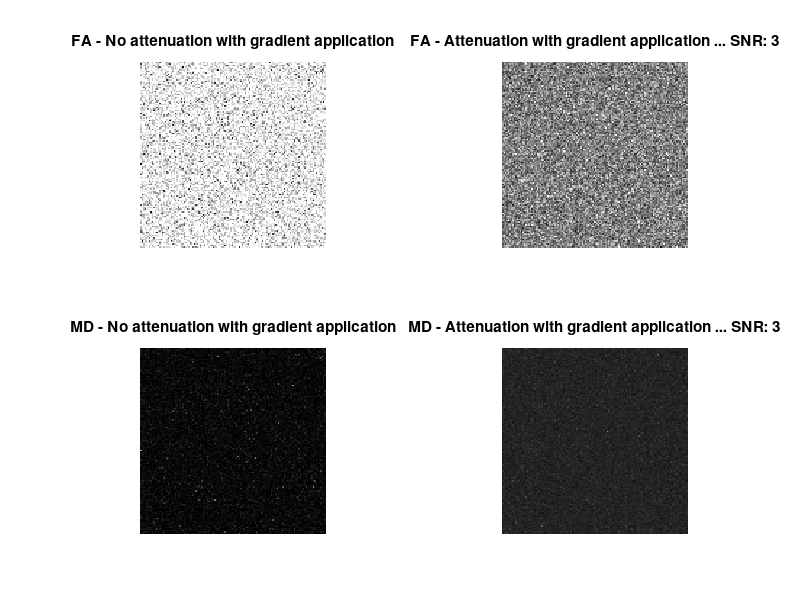
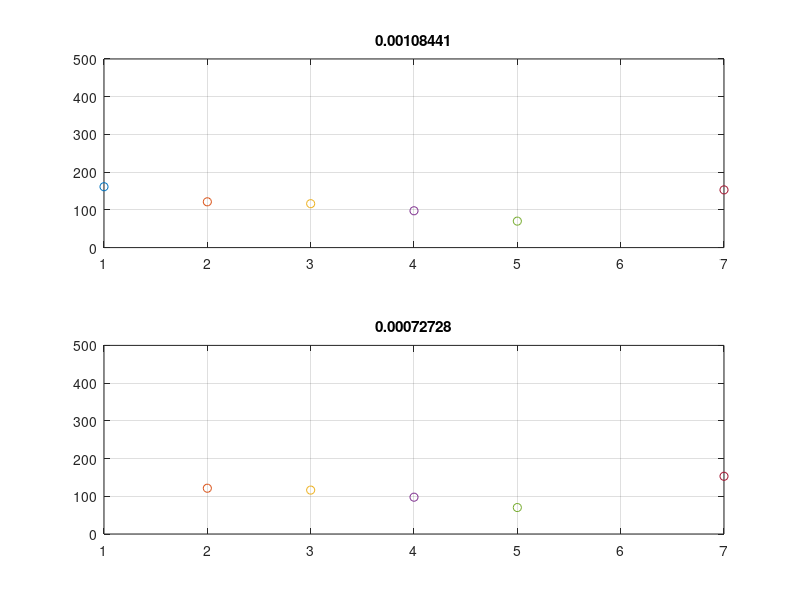

Recreate these plots in MATLAB, in order.
% Simulation of fractional anisotropy calculation in low SNR
% Based on https://uk.mathworks.com/matlabcentral/fileexchange/21130-dti-and-fiber-tracking
%% Alan Stone TCD 01/05/2019
clear;clc;close all;
% gradient directions based on unit vector 
bdir = [0 0 0; 1 0 1; -1 0 1; 0 1 1; 0 1 -1; 1 1 0; -1 1 0];

% b values
bval = 800;

% number of diffusion weighted volumes (one less because of the b-0 image)
nbdirs = size(bdir,1)-1;

% simulate no attenuation with gradient application 
%(noise - b0 mean is around the mean of the b-direction signal
% - the signal does not change)
s_dti_dataset1 = (ones(128,128,1,7) .* 150) + (randn(128,128,1,7) .* 50);

% simulate attenuation with gradient application ... low SNR (b0 mean is 
% higher than the mean of the b-drections - i.e. the signal is attenuating)
% only thing that is changing here is the attenuation of the b0
s_dti_dataset2 = s_dti_dataset1;
s_dti_dataset2(:,:,:,1) = (ones(128,128,1) .* 450) + randn(128,128,1)*50;

% make b matrices
% (http://www.meteoreservice.com/PDFs/Mattiello97.pdf)
b = zeros([3 3 nbdirs]);

for i = 1:nbdirs,
    b(:,:,i) = bval * bdir(i+1,:)' * bdir(i+1,:);
end

% convert signal intenisty to norm'd log
[row col sli ~] = size(s_dti_dataset1);
empty_mat_size = [row col sli nbdirs];
slog_norm_dti_dataset1 = zeros(empty_mat_size,'single');
slog_norm_dti_dataset2 = zeros(empty_mat_size,'single');

for i=1:nbdirs,
    slog_norm_dti_dataset1(:,:,:,i) = log((s_dti_dataset1(:,:,:,i+1)./s_dti_dataset1(:,:,:,1))+eps);
    slog_norm_dti_dataset2(:,:,:,i) = log((s_dti_dataset2(:,:,:,i+1)./s_dti_dataset2(:,:,:,1))+eps);
end

% sort b mats into vector Bv = [Bxx, 2*Bxy, 2*Bxz, Byy, 2*Byz, Bzz];
bvec = squeeze([b(1,1,:),2*b(1,2,:),2*b(1,3,:),b(2,2,:),2*b(2,3,:),b(3,3,:)])';

% empty matrices
% diffusion tensor
dt1 = zeros(empty_mat_size,'single');
dt2 = zeros(empty_mat_size,'single');
% eigenvalues
eigvals1 = zeros([row col sli 3],'single');
eigvals2 = zeros([row col sli 3],'single');
% eigenvectors
evecs1 = zeros([row col sli 3],'single');
evecs2 = zeros([row col sli 3],'single');
% eigenvalues
fa1 = zeros([row col sli],'single');
fa2 = zeros([row col sli],'single');
% mean diffusivity
md1 = zeros([row col sli],'single');
md2 = zeros([row col sli],'single');
% main fiber direction
vecf1 = zeros([row col sli 3],'single');
vecf2 = zeros([row col sli 3],'single');

% calculate parameters for each voxel
for x = 1:row
    for y = 1:col
        for z = 1:sli

            % calculate diffusion tensor
            slog_norm1 = squeeze(slog_norm_dti_dataset1(x,y,z,:));
            slog_norm2 = squeeze(slog_norm_dti_dataset2(x,y,z,:));
            xout1 = -bvec\slog_norm1;
            xout2 = -bvec\slog_norm2;
            diffusiontensor1 = [xout1(1) xout1(2) xout1(3); xout1(2) xout1(4) xout1(5); xout1(3) xout1(5) xout1(6)];
            diffusiontensor2 = [xout2(1) xout2(2) xout2(3); xout2(2) xout2(4) xout2(5); xout2(3) xout2(5) xout2(6)];

            % eigenvectors and eigenvalues
            [eigvecs1, D1] = eig(diffusiontensor1);
            [eigvecs2, D2] = eig(diffusiontensor2);
            eigvals1(x,y,z,:) = diag(D1);
            eigvals2(x,y,z,:) = diag(D2);
            [t1, index1] = sort(eigvals1(x,y,z,:));
            [t2, index2] = sort(eigvals2(x,y,z,:));
            eigvals1(x,y,z,:) = eigvals1(x,y,z,index1);
            eigvals2(x,y,z,:) = eigvals2(x,y,z,index2);
            eigvecs1 = eigvecs1(:, index1);
            eigvecs2 = eigvecs2(:, index2);
            eigvals_orig1(x,y,z,:) = eigvals1(x,y,z,:);
            eigvals_orig2(x,y,z,:) = eigvals2(x,y,z,:);

            % Regulating of the eigen values (negative eigenvalues are
            % due to noise and other non-idealities of MRI)
            if((eigvals1(x,y,z,1)<0)&&(eigvals1(x,y,z,2)<0)&&(eigvals1(x,y,z,3)<0)), eigvals1(x,y,z,:)=abs(eigvals1(x,y,z,:)); end
            if((eigvals2(x,y,z,1)<0)&&(eigvals2(x,y,z,2)<0)&&(eigvals2(x,y,z,3)<0)), eigvals2(x,y,z,:)=abs(eigvals2(x,y,z,:)); end

            if(eigvals1(x,y,z,1)<=0), eigvals1(x,y,z,1)=eps; end
            if(eigvals2(x,y,z,1)<=0), eigvals2(x,y,z,1)=eps; end

            if(eigvals1(x,y,z,2)<=0), eigvals1(x,y,z,2)=eps; end
            if(eigvals2(x,y,z,2)<=0), eigvals2(x,y,z,2)=eps; end

            % mean diffusivity
            md1(x,y,z) = ( eigvals1(x,y,z,1) + eigvals1(x,y,z,2) + eigvals1(x,y,z,3)) /3;
            md2(x,y,z) = ( eigvals2(x,y,z,1) + eigvals2(x,y,z,2) + eigvals2(x,y,z,3)) /3;

            % fractional anisotropy
            fa1(x,y,z) = sqrt(1.5) * ( sqrt((eigvals1(x,y,z,1)-md1(x,y,z)).^2 + ...
                        (eigvals1(x,y,z,2)-md1(x,y,z)).^2 + ...
                        (eigvals1(x,y,z,3)-md1(x,y,z)).^2) ./ ...
                        sqrt(eigvals1(x,y,z,1).^2+eigvals1(x,y,z,2).^2+eigvals1(x,y,z,3).^2) );
            fa2(x,y,z) = sqrt(1.5) * ( sqrt((eigvals2(x,y,z,1)-md2(x,y,z)).^2 + ...
                        (eigvals2(x,y,z,2)-md2(x,y,z)).^2 + ...
                        (eigvals2(x,y,z,3)-md2(x,y,z)).^2) ./ ...
                        sqrt(eigvals2(x,y,z,1).^2+eigvals2(x,y,z,2).^2+eigvals2(x,y,z,3).^2) );

            % diffusion tensor and fiber direction
            dt1(x,y,z,:)=[diffusiontensor1(1:3) diffusiontensor1(5:6) diffusiontensor1(9)];
            dt2(x,y,z,:)=[diffusiontensor2(1:3) diffusiontensor2(5:6) diffusiontensor2(9)];
            vecf1(x,y,z,:) = eigvecs1(:,end)*eigvals_orig1(x,y,z,end);
            vecf2(x,y,z,:) = eigvecs2(:,end)*eigvals_orig2(x,y,z,end);

        end
    end
end

% view
figure,
subplot(2,2,1), imshow(fa1(:,:,1),'displayrange',[0 1]), title('FA - No attenuation with gradient application')
subplot(2,2,2), imshow(fa2(:,:,1),'displayrange',[0 1]), title('FA - Attenuation with gradient application ... SNR: 3')
subplot(2,2,3), imshow(md1(:,:,1),'displayrange',[0 5e-3]), title('MD - No attenuation with gradient application')
subplot(2,2,4), imshow(md2(:,:,1),'displayrange',[0 5e-3]), title('MD - Attenuation with gradient application ... SNR: 3')
%%
figure(), subplot(2,1,1), for i=1:7, plot(i,s_dti_dataset1(46,72,:,i),'o'), hold on, end
md1(36, 45, 1);
hold on, title(ans); ylim([0 500]), grid on
subplot(2,1,2), for i=1:7, plot(i,s_dti_dataset2(46,72,:,i),'o'), hold on, end
md2(36, 45, 1);
hold on, title(ans); ylim([0 500]), grid on